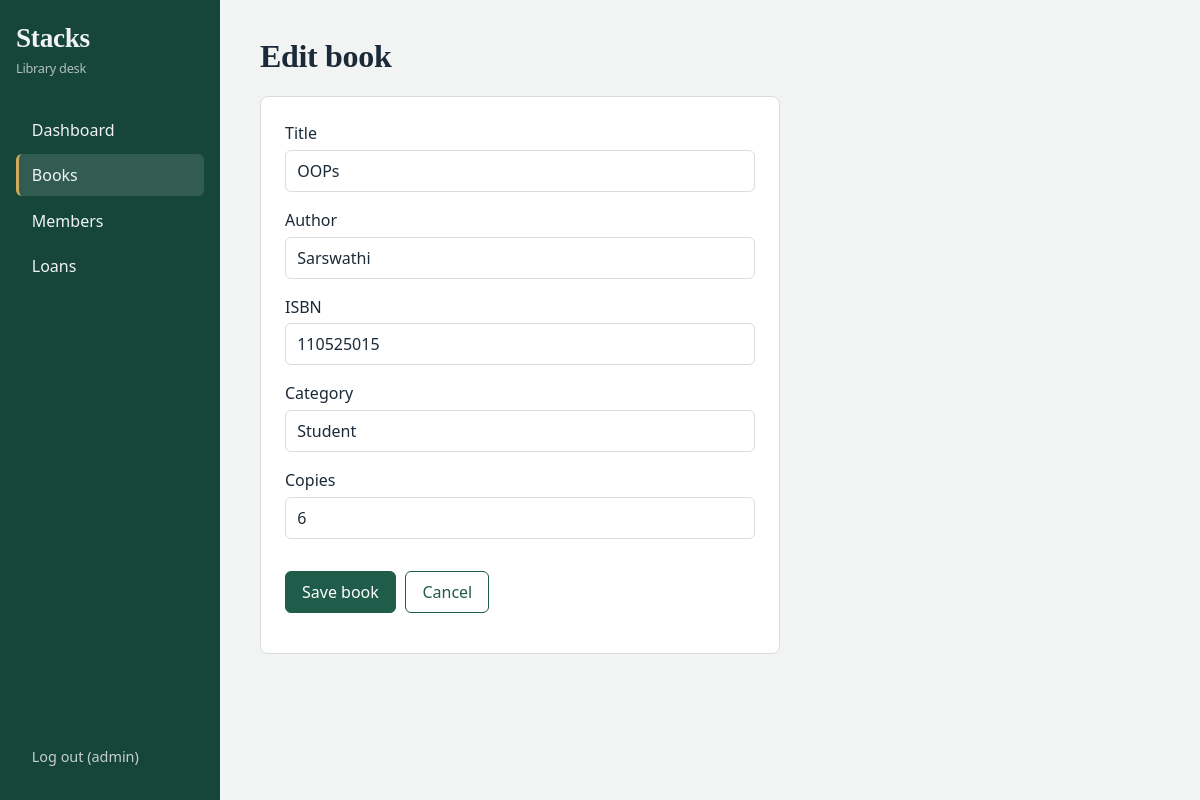
The app's page /books/1/edit (signed in) with its own data.
### tables this page shows
CREATE TABLE books (
  id INTEGER PRIMARY KEY AUTOINCREMENT,
  title TEXT NOT NULL,
  author TEXT NOT NULL,
  isbn TEXT,
  category TEXT,
  copies INTEGER NOT NULL DEFAULT 1,
  available INTEGER NOT NULL DEFAULT 1
);

### app.py (the view, shortened to what this page needs)
@app.route("/books/<int:id>/edit", methods=["GET", "POST"])
@login_required
def edit_book(id):
    db = get_db()
    book = db.execute("SELECT * FROM books WHERE id = ?", (id,)).fetchone()
    if not book:
        return redirect(url_for("books"))
    return render_template("book_form.html", book=book)

### app.py (called while the page is built)
def get_db():
    if "db" not in g:
        g.db = sqlite3.connect(DB)
        g.db.row_factory = sqlite3.Row
        g.db.execute("PRAGMA foreign_keys = ON")
    return g.db

def login_required(view):
    @wraps(view)
    def wrapped(*a, **kw):
        if "user" not in session:
            return redirect(url_for("login"))
        return view(*a, **kw)
    return wrapped

### templates/book_form.html (shortened to what this page needs)
{% extends "base.html" %}
{% block content %}
<h1>{{ 'Edit book' if book else 'Add book' }}</h1>
<form method="post" class="card form">
  <label>Title <input name="title" required value="{{ book.title if book }}"></label>
  <label>Author <input name="author" required value="{{ book.author if book }}"></label>
  <label>ISBN <input name="isbn" value="{{ book.isbn or '' if book }}"></label>
  <label>Category <input name="category" value="{{ book.category or '' if book }}"></label>
  <label>Copies <input name="copies" type="number" min="1" value="{{ book.copies if book else 1 }}"></label>
  <div class="bar"><button class="btn">Save book</button><a class="btn ghost" href="{{ url_for('books') }}">Cancel</a></div>
</form>
{% endblock %}

### static/style.css (style rules this page uses)
:root { --ink:#1b2a38; --paper:#f2f4f3; --card:#fff; --line:#d8dedb; --green:#1f5c4a; --green-d:#16453a; --brass:#b08a3e; --red:#a8321f; --muted:#5d6b66; }
* { box-sizing:border-box }
body { margin:0;background:var(--paper);color:var(--ink);font:16px/1.5 system-ui,-apple-system,"Segoe UI",sans-serif }
h1,h2,.brand { font-family:Georgia,"Times New Roman",serif;font-weight:600;letter-spacing:-.01em }
h1 { font-size:2rem;margin:0 0 1rem }
a { color:var(--green) }
.bar { display:flex;gap:.6rem;flex-wrap:wrap;margin:1rem 0 }
.btn { display:inline-block;background:var(--green);color:#fff;border:1px solid var(--green);padding:.5rem 1rem;border-radius:6px;font:inherit;text-decoration:none;cursor:pointer }
.btn.ghost { background:transparent;color:var(--green) }
input,select { font:inherit;padding:.5rem .7rem;border:1px solid var(--line);border-radius:6px;background:var(--card);color:var(--ink);width:100% }
.card { background:var(--card);border:1px solid var(--line);border-radius:8px;padding:1.5rem }
.form { max-width:520px;display:flex;flex-direction:column;gap:1rem }
label { display:flex;flex-direction:column;gap:.3rem;font-weight:500 }

### records on screen
books: title "OOPs", author "Sarswathi", isbn "110525015", category "Student", copies "6"

### other values on screen
{{ session.user }} "admin"
{{ 'Edit book' if book else 'Add book' }} "Edit book"
